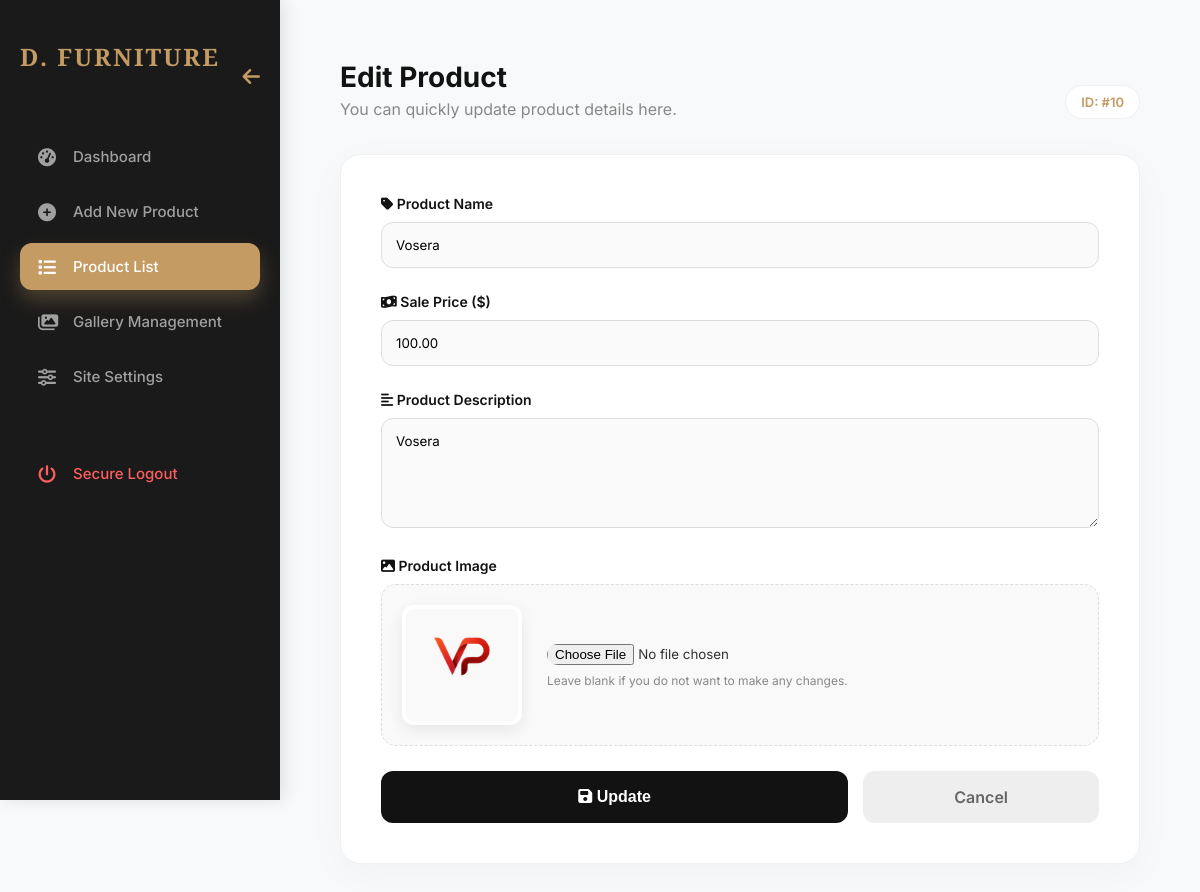
Page /admin/urun_duzenle.php?id=10 (signed in) on the committed database.
### tables this page shows
CREATE TABLE `products` (
  `id` int(11) NOT NULL,
  `name` varchar(255) NOT NULL,
  `description` text DEFAULT NULL,
  `category_id` int(11) DEFAULT NULL,
  `price` decimal(10,2) NOT NULL,
  `discount_price` decimal(10,2) DEFAULT NULL,
  `image` varchar(255) DEFAULT NULL,
  `created_at` timestamp NOT NULL DEFAULT current_timestamp(),
  `active` tinyint(1) DEFAULT 1
);

### admin/urun_duzenle.php (the view, shortened to what this page needs)
<?php
include "../includes/db.php";
$id = (int)$_GET['id'];
$query = $conn->query("SELECT * FROM products WHERE id = $id");
$p = $query->fetch_assoc();
?>
<!DOCTYPE html>
<html lang="en">
<head>
    <link rel="stylesheet" href="https://cdnjs.cloudflare.com/ajax/libs/font-awesome/6.4.0/css/all.min.css">
</head>
<body>
<aside class="sidebar" id="sidebar">
    <div style="display: flex; justify-content: space-between; align-items: center; margin-bottom: 20px;">
        <h2>D. FURNITURE</h2>
        <i class="fa-solid fa-arrow-left" id="closeBtn" style="color: var(--primary); cursor: pointer; font-size: 20px;"></i>
    </div>
    <nav>
        <a href="index.php" class="nav-item"><i class="fa-solid fa-gauge-high"></i> Dashboard</a>
        <a href="urun_ekle.php" class="nav-item"><i class="fa-solid fa-circle-plus"></i> Add New Product</a>
        <a href="urun_liste.php" class="nav-item active"><i class="fa-solid fa-list"></i> Product List</a>
        <a href="galeri_ekle.php" class="nav-item"><i class="fa-solid fa-images"></i> Gallery Management</a>
        <a href="ayarlar.php" class="nav-item"><i class="fa-solid fa-sliders"></i> Site Settings</a>
        <a href="logout.php" class="nav-item logout"><i class="fa-solid fa-power-off"></i> Secure Logout</a>
    </nav>
</aside>
<main class="main-content" id="mainContent">
    <header class="header-title">
        <div>
            <h1>Edit Product</h1>
            <p style="color: #888; margin-top: 5px;">You can quickly update product details here.</p>
        </div>
        <span style="background: var(--white); padding: 8px 15px; border-radius: 20px; font-weight: 600; font-size: 13px; color: var(--primary); border: 1px solid var(--border);">
            ID: #<?php echo $p['id']; ?>
        </span>
    </header>
    <section class="card">
        <form method="POST" enctype="multipart/form-data">
            <div class="form-group">
                <label><i class="fa-solid fa-tag"></i> Product Name</label>
                <input type="text" name="name" class="form-control" value="<?php echo $p['name']; ?>" required>
            </div>
            <div class="form-group">
                <label><i class="fa-solid fa-money-bill-wave"></i> Sale Price ($)</label>
                <input type="number" name="price" class="form-control" value="<?php echo $p['price']; ?>" required>
            </div>
            <div class="form-group">
                <label><i class="fa-solid fa-align-left"></i> Product Description</label>
                <textarea name="description" class="form-control" rows="5"><?php echo $p['description']; ?></textarea>
            </div>
            <div class="form-group">
                <label><i class="fa-solid fa-image"></i> Product Image</label>
                <div class="image-preview-wrapper">
                    <img src="../uploads/<?php echo $p['image']; ?>" class="current-img" alt="Current">
                    <div style="flex:1;">
                        <input type="file" name="image" class="form-control" style="border:none; padding:0; background:none;">
                        <p style="margin-top:8px; font-size:12px; color:#888;">
                            Leave blank if you do not want to make any changes.
                        </p>
                    </div>
                </div>
            </div>
            <div class="btn-group">
                <button type="submit" name="update" class="btn-save">
                    <i class="fa-solid fa-floppy-disk"></i> Update
                </button>
                <a href="urun_liste.php" class="btn-back">Cancel</a>
            </div>
        </form>
    </section>
</main>
</body>
</html>

### admin/urun_duzenle.php (style rules this page uses)
:root { --primary: #c49b63; --dark: #121212; --sidebar-bg: #1a1a1a; --bg: #f8f9fa; --white: #ffffff; --border: #eef0f2; }
* { box-sizing: border-box; margin: 0; padding: 0; }
body { font-family: 'Inter', sans-serif; background: var(--bg); display: flex; color: #333; overflow-x: hidden; }
.sidebar { width: 280px; height: 100vh; background: var(--sidebar-bg); color: #fff; padding: 40px 20px; position: fixed; left: 0; top: 0; box-shadow: 4px 0 15px rgba(0,0,0,0.1); z-index: 1000; transition: transform 0.4s cubic-bezier(0.4, 0, 0.2, 1); }
.sidebar h2 { font-family: 'Playfair Display', serif; color: var(--primary); font-size: 24px; margin-bottom: 40px; text-align: center; letter-spacing: 2px; }
.nav-item { padding: 14px 18px; color: #a0a0a0; text-decoration: none; display: flex; align-items: center; border-radius: 12px; transition: 0.3s; margin-bottom: 8px; font-weight: 500; font-size: 15px; }
.nav-item i { margin-right: 15px; width: 20px; font-size: 18px; }
.nav-item.active { background: var(--primary); color: #fff; box-shadow: 0 10px 20px rgba(196, 155, 99, 0.3); }
.logout { margin-top: 50px; color: #ff5e5e !important; }
.main-content { flex: 1; margin-left: 280px; padding: 60px; transition: margin-left 0.4s cubic-bezier(0.4, 0, 0.2, 1); }
.header-title { margin-bottom: 35px; display: flex; justify-content: space-between; align-items: flex-end; }
.header-title h1 { font-size: 28px; font-weight: 700; color: var(--dark); }
.card { background: var(--white); padding: 40px; border-radius: 20px; max-width: 850px; box-shadow: 0 10px 40px rgba(0,0,0,0.03); border: 1px solid var(--border); }
.form-group { margin-bottom: 25px; }
label { display: block; font-weight: 600; margin-bottom: 10px; color: var(--dark); font-size: 14px; }
.form-control { width: 100%; padding: 14px; border-radius: 12px; border: 1px solid #ddd; background: #fafafa; transition: all 0.3s; font-family: inherit; outline: none; }
.image-preview-wrapper { display: flex; align-items: center; gap: 25px; background: #f9f9f9; padding: 20px; border-radius: 15px; border: 1px dashed #ddd; }
.current-img { width: 120px; height: 120px; object-fit: cover; border-radius: 12px; border: 4px solid #fff; box-shadow: 0 5px 15px rgba(0,0,0,0.08); }
.btn-group { display: flex; gap: 15px; margin-top: 20px; }
.btn-save { background: var(--dark); color: #fff; padding: 16px 30px; border: none; border-radius: 12px; cursor: pointer; flex: 2; font-weight: 700; font-size: 16px; transition: all 0.3s; }
.btn-back { background: #eee; color: #666; text-decoration: none; padding: 16px; border-radius: 12px; flex: 1; text-align: center; font-weight: 600; transition: 0.3s; }

### rows in the picture
products: id "10", name "Vosera", price "100.00", description "Vosera", image (picture)
